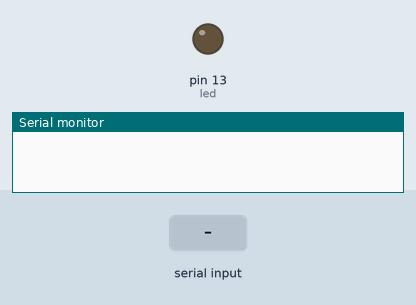
Simulated run of this sketch. Board: Arduino Uno, built with avr-gcc and run on an emulated ATmega328P. Shown: output pins drawn as LEDs (lit = HIGH), the last lines printed to the serial monitor. Inputs (shaded band) come from the test bench.

Above: at 1.2 s.
1.3 s: "1" received over Serial
At 2.4 s:
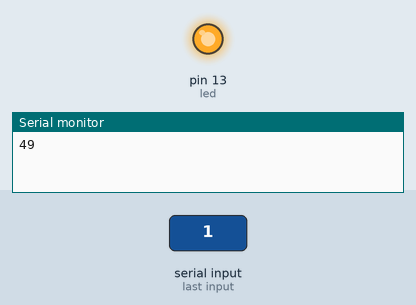
4.3 s: "0" received over Serial
At 7.1 s:
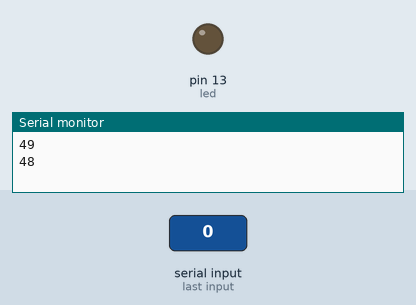
7.3 s: "2" received over Serial
At 8.1 s:
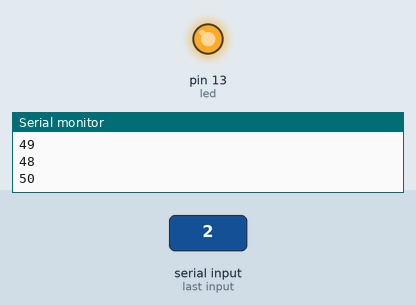
Timing chart, 0 to 10.8 s (numbered marks = the images above; inputs shaded):
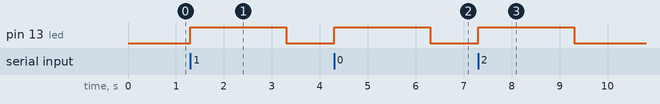

Measured:
- after the input at 1.3 s, pin 13 (led): LOW → HIGH at once, → LOW 2.0 s later
- after the input at 4.3 s, pin 13 (led): LOW → HIGH at once, → LOW 2.0 s later
- after the input at 7.3 s, pin 13 (led): LOW → HIGH at once, → LOW 2.0 s later

The sketch:

testArduinoWebAppConnection.ino
```cpp
/**
 * Test Arduino program to ensure valid connection over serial port
 * @author: Matt Cordoba
 */

///set baudrate for serial connection
int baud = 19200;
int led =13;
void setup()
{
  Serial.begin(baud);
  pinMode(led, OUTPUT);
}
// the loop routine runs over and over and over and over
void loop()
//loop constantly scans for serial input
{
  //when connection is more than 1 begin if statements
  if (Serial.available() > 0)
  {
    Serial.println(Serial.read());
    digitalWrite(led,HIGH);
    delay(2000);
    digitalWrite(led,LOW);
    //flush the serial value
    Serial.flush();
  }
  delay(2);
}
```

testArduinoWebAppConnection.cpp
```cpp
/**
 * Test Arduino program to ensure valid connection over serial port
 * @author: Matt Cordoba
 */

///set baudrate for serial connection
int baud = 19200;
int led =13;
void setup()
{
  Serial.begin(baud);
  pinMode(led, OUTPUT);
}
// the loop routine runs over and over and over and over
void loop()
//loop constantly scans for serial input
{
  //when connection is more than 1 begin if statements
  if (Serial.available() > 0)
  {
    Serial.println(Serial.read());
    digitalWrite(led,HIGH);
    delay(2000);
    digitalWrite(led,LOW);
    //flush the serial value
    Serial.flush();
  }
  delay(2);
}
```
